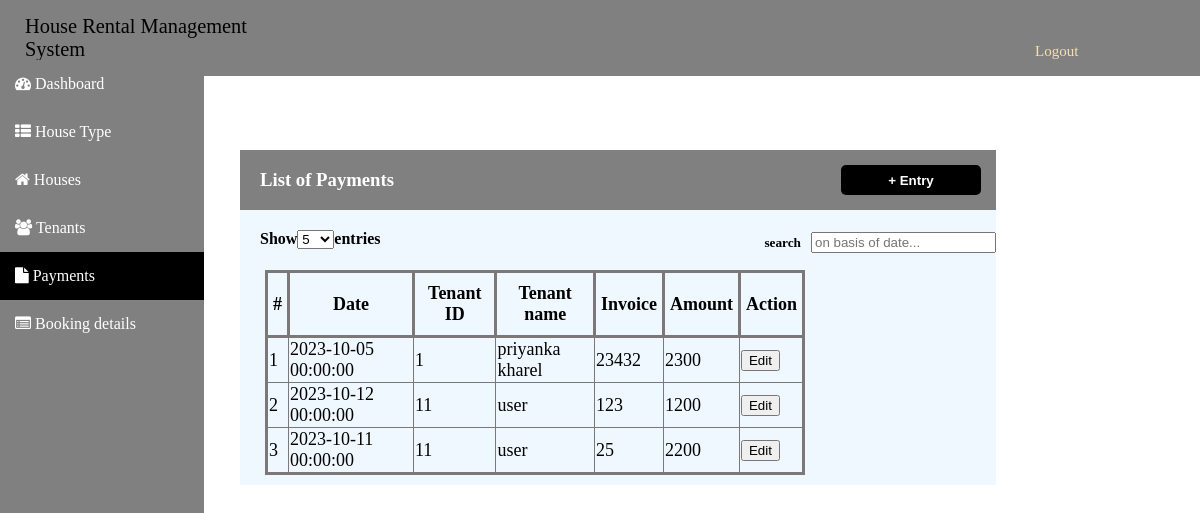
The page /Payment.php (signed in) on the database its author committed.
### tables this page shows
CREATE TABLE `payments` (
  `id` int(11) NOT NULL,
  `tenant_id` int(30) NOT NULL,
  `amount` float NOT NULL,
  `date_created` datetime NOT NULL DEFAULT current_timestamp(),
  `invoice` int(11) DEFAULT NULL
);

CREATE TABLE `tenants` (
  `id` int(11) NOT NULL,
  `name` varchar(100) NOT NULL,
  `email` varchar(100) NOT NULL,
  `password` varchar(50) NOT NULL,
  `contact` varchar(50) NOT NULL,
  `address` varchar(50) NOT NULL,
  `house_id` int(30) NOT NULL,
  `status` tinyint(1) NOT NULL DEFAULT 1 COMMENT '1 = active, 0= inactive',
  `date_in` date NOT NULL,
  `id_type` varchar(100) NOT NULL,
  `id_photo` varchar(1000) NOT NULL
);

### Payment.php (the view, shortened to what this page needs)
<?php include('.\common.php'); ?>
<!DOCTYPE html>
<html lang="en">
<head>
</head>
<body>
    <div class="container_payment">
        <div id="gap"></div>
        <div class="content_payment">
            <div class="list" style="background-color: grey;">
                <h3>List of Payments</h3>
                <a href="payment_form.php"><button><b>+ Entry</b></button></a>
            </div>
            <div id="box">
                <div class="list" >
                    <h4>Show<select type="number">
                    <option value="">5</option>
                    <option value="">20</option></select>entries
                    </h4>
                    <form action="" method="post">
                    <h5>search<input type="text" id="myInput" placeholder="on basis of date..." onkeyup="searchFun()"></h5>
                    </form>
                </div>
                <div>
                    <table border="1" id="myTable">
                        <thead>
                            <tr>
                                <th>#</th>
                                <th>Date</th>
                                <th>Tenant ID</th>
                                <th>Tenant name</th>
                                <th>Invoice</th>
                                <th>Amount</th>
                                <th>Action</th>
                            </tr>
                        </thead>
                        <tbody>
                        <?php
                            include 'db_connect.php';
                            $sql="SELECT * FROM `payments`as p join tenants as t on p.tenant_id=t.id";
                            $result=$conn->query($sql);
                            $data=[];
                            if($result->num_rows>0){
                                while($row=$result->fetch_assoc()){
                                    array_push($data,$row);
                                }
                            }
                        ?>
                         <?php
                            if(count($data)>0){ ?>
                        <?php foreach($data as $key=> $record){?>
                                <tr>
									<td class="text-center"><?php echo $key+1;?></td>
									<td><?php echo $record['date_created'] ?></td>
									<td><?php echo $record['tenant_id'] ?></td>
                                    <td><?php echo $record['name'] ?></td>
									<td><?php echo $record['invoice'] ?></td>
									<td><?php echo $record['amount'] ?></td>
									<td class="text-center">
                                    <a href="payment_edit.php?id=<?php echo $record['id']?>" ><button>Edit</button></a>
									</td>
								</tr>
                                <?php } ?>
                    <?php } else{ ?>
                        <tr>
                            <td colspan="3">No payments found into databases</td>
                        </tr>
                    <?php } ?>
                        </tbody>
                    </table>
                </div>
            </div>
        </div>
    </div>
</body>
</html>

### common.php (style rules this page uses)
body { margin: 0; padding: 0; }
table { font-size: 18px; margin-left: 25px; border-collapse: collapse; border: rgb(124, 120, 120) solid; }
table tr th { padding: 10px 5px 10px 5px; border: rgb(124, 120, 120) solid; }

### Payment.php (style rules this page uses)
#gap { width: 100%; height: 150px; }
.content_payment { padding-bottom: 10px; margin:0px 10px 0 20vmax; background-color: aliceblue; width:63vmax; }
.list { display: flex; height: 60px; width: 100%; justify-content: space-between; }
.list h3 { margin-left: 20px; color: white; }
.list button { margin: 15px 15px 0 0; height:30px; width: 140px; color: white; background-color: black; border-radius: 5px; border: blue; }
input { margin-left: 10px; }
.list h4 { margin: 20px 20px 0 20px; }
table { width: 45vmax; }

### rows shown on the page
payments: date_created "2023-10-05 00:00:00", tenant "1", tenant.name "priyanka kharel", invoice "23432", amount "2300"
payments: date_created "2023-10-12 00:00:00", tenant "11", tenant.name "user", invoice "123", amount "1200"
payments: date_created "2023-10-11 00:00:00", tenant "11", tenant.name "user", invoice "25", amount "2200"
